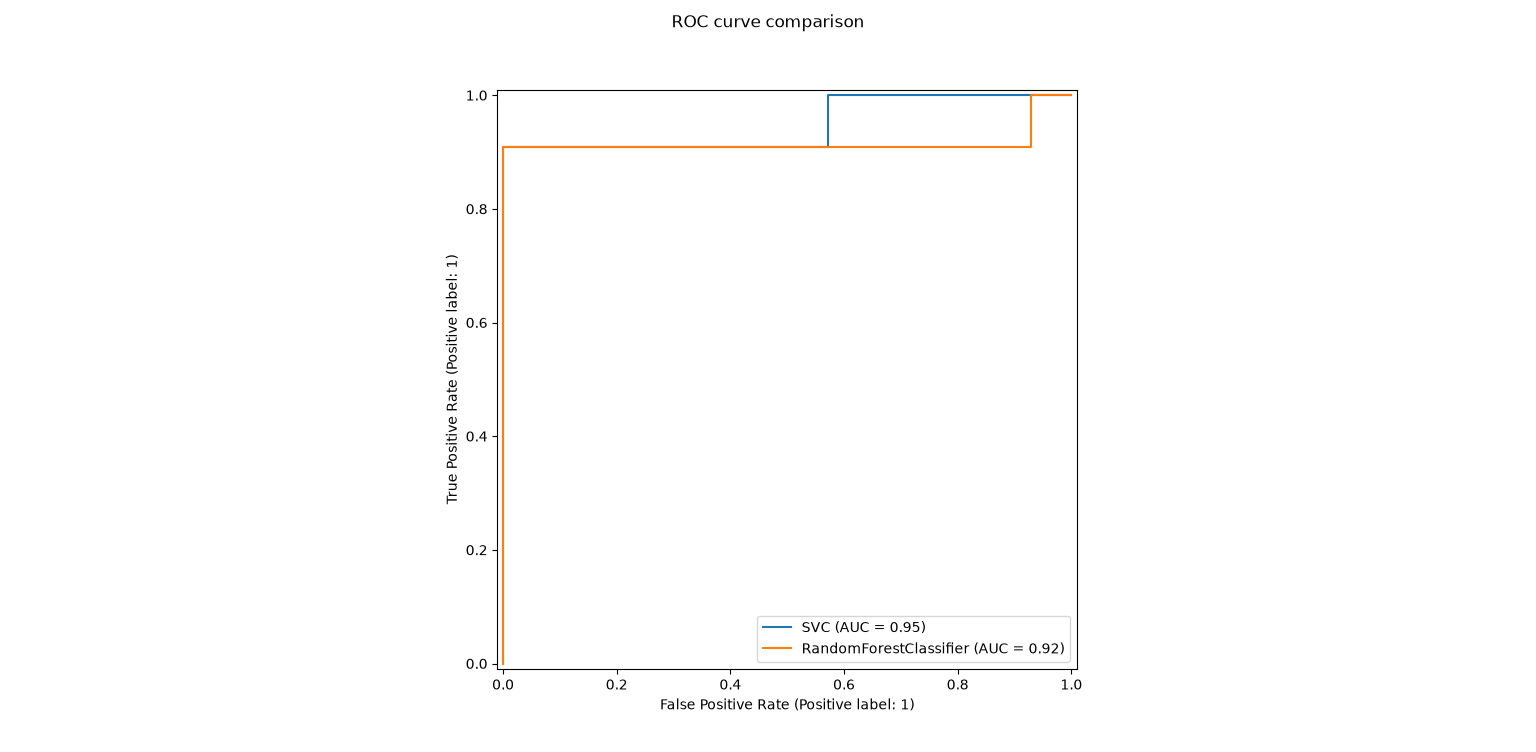

Recreate this plot in Python.
from sklearn.model_selection import train_test_split  
from sklearn.svm import SVC 
from sklearn.metrics import RocCurveDisplay 
from sklearn.ensemble import RandomForestClassifier
from sklearn.datasets import make_classification
import matplotlib.pyplot as plt 

X, y = make_classification(random_state=0)
X_train, X_test, y_train, y_test = train_test_split(X, y, random_state=42)

svc = SVC(random_state=42)
svc.fit(X_train, y_train)
rfc = RandomForestClassifier(random_state=42)
rfc.fit(X_train, y_train)

fig, ax = plt.subplots()

svc_disp = RocCurveDisplay.from_estimator(svc, X_test, y_test, ax=ax)
rfc_disp = RocCurveDisplay.from_estimator(rfc, X_test, y_test, ax=ax)
fig.suptitle("ROC curve comparison")
plt.show() 
